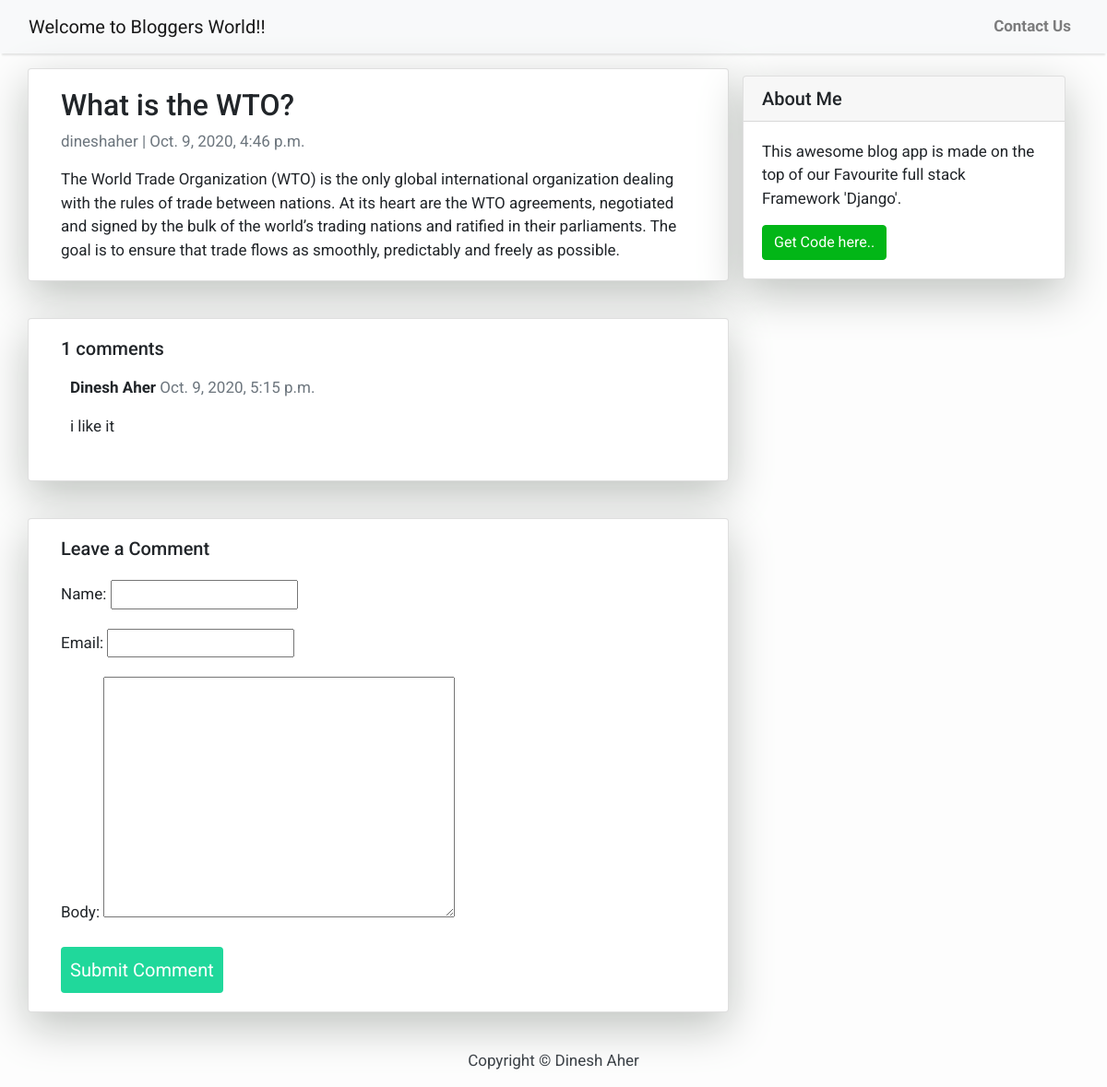
Screenshot of /WTO/ with the database file from the repository.
### blog/models.py (models this page shows, shortened)
class Post(models.Model):
    title = models.CharField(max_length=200, unique=True)
    slug = models.SlugField(max_length=200, unique=True)
    author = models.ForeignKey(User, on_delete= models.CASCADE,related_name='blog_posts')
    updated_on = models.DateTimeField(auto_now= True)
    content = models.TextField()
    created_on = models.DateTimeField(auto_now_add=True)
    status = models.IntegerField(choices=STATUS, default=0)
    class Meta:
        ordering = ['-created_on']

class Comment(models.Model):
    post = models.ForeignKey(Post,on_delete=models.CASCADE,related_name='comments')
    name = models.CharField(max_length=80)
    email = models.EmailField()
    body = models.TextField()
    created_on = models.DateTimeField(auto_now_add=True)
    active = models.BooleanField(default=False)
    class Meta:
        ordering = ['created_on']

### blog/views.py (the view)
# urls.py: path('<slug:slug>/', views.post_detail, name='post_detail'),
def post_detail(request, slug):
    template_name = 'post_detail.html'
    post = get_object_or_404(Post, slug=slug)
    comments = post.comments.filter(active=True)
    new_comment = None
    if request.method == 'POST':
        comment_form = CommentForm(data=request.POST)
        if comment_form.is_valid():
            new_comment = comment_form.save(commit=False)
            new_comment.post = post
            new_comment.save()
    else:
        comment_form = CommentForm()
    return render(request, template_name, {'post': post,
                                           'comments': comments,
                                           'new_comment': new_comment,
                                           'comment_form': comment_form})

### blog/forms.py
class CommentForm(forms.ModelForm):
    class Meta:
        model = Comment
        fields = ('name', 'email', 'body')

### Templates/post_detail.html (shortened to what this page needs)
{% extends 'base.html' %} {% block content %}
<div class="container">
  <div class="row">
    <div class="col-md-8 card mb-4  mt-3 left  top">
      <div class="card-body">
        <h2>{% block title %} {{ post.title }} {% endblock title %}</h2>
        <p class=" text-muted">{{ post.author }} | {{ post.created_on }}</p>
        <p class="card-text ">{{ post.content | safe }}</p>
      </div>
    </div>
    {% block sidebar %} {% include 'sidebar.html' %} {% endblock sidebar %}
    <div class="col-md-8 card mb-4  mt-3 ">
      <div class="card-body">
        <h5>{{ comments.count }} comments</h5>
        {% for comment in comments %}
        <div class="comments" style="padding: 10px;">
          <p class="font-weight-bold">
            {{ comment.name }}
            <span class=" text-muted font-weight-normal">
              {{ comment.created_on }}
            </span>
          </p>
          {{ comment.body | linebreaks }}
        </div>
        {% endfor %}
      </div>
    </div>
    <div class="col-md-8 card mb-4  mt-3 ">
      <div class="card-body">
        {% if new_comment %}
        <div class="alert alert-success" role="alert">
          Your comment is awaiting moderation
        </div>
        {% else %}
        <h5>Leave a Comment</h5>
        <form method="post" style="margin-top: 1.3em;">
          {{ comment_form.as_p }}
          <button id="submit">Submit Comment</button>
        </form>
        {% endif %}
      </div>
    </div>
  </div>
</div>
{% endblock content %}

### Templates/base.html (style rules this page uses)
body { font-family: "Roboto", sans-serif; font-size: 17px; background-color: #fdfdfd; }

### Templates/sidebar.html (style rules this page uses)
.card { box-shadow: 0 16px 48px #bfc3bf; }

### Templates/post_detail.html (style rules this page uses)
#submit { background-color: #20D89B; padding: .5em; -moz-border-radius: 5px; -webkit-border-radius: 5px; border-radius: 4px; color: #fff; font-family: 'Roboto'; font-size: 20px; text-decoration: none; border: none; }

### rows the page displays
Post: title "What is the WTO?", author "dineshaher", created_on "Oct. 9, 2020, 4:46 p.m.", content "The World Trade Organization (WTO) is the only global international organization dealing with the rules of trade between nations. At its heart are the WTO agreements, negotiated and signed by the bulk of the world’s trading nations and ratified in their parliaments. The goal is to ensure that trade flows as smoothly, predictably and freely as possible."
Comment: name "Dinesh Aher", created_on "Oct. 9, 2020, 5:15 p.m.", body "i like it"

### other values shown
{{ comments.count }} "1"
